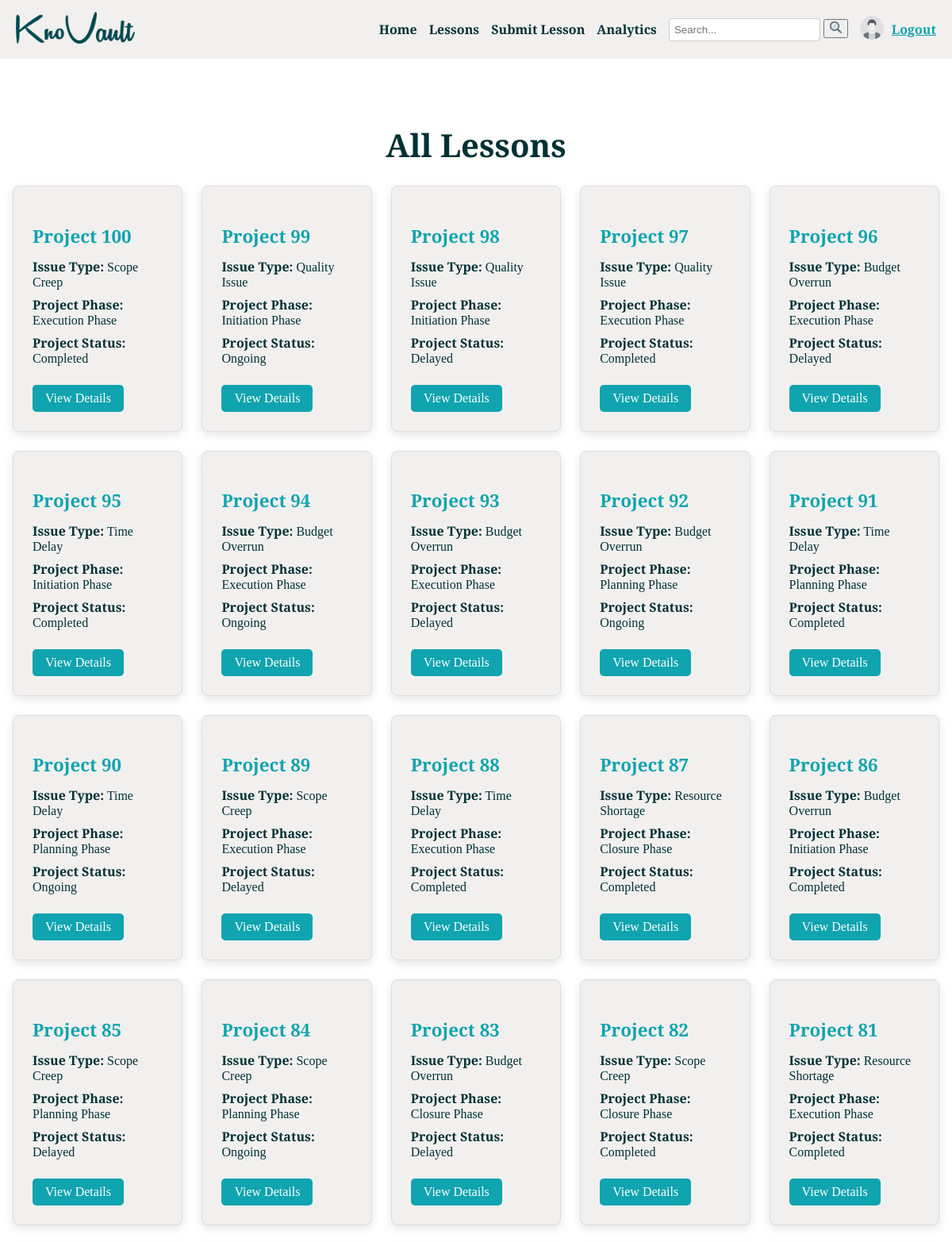
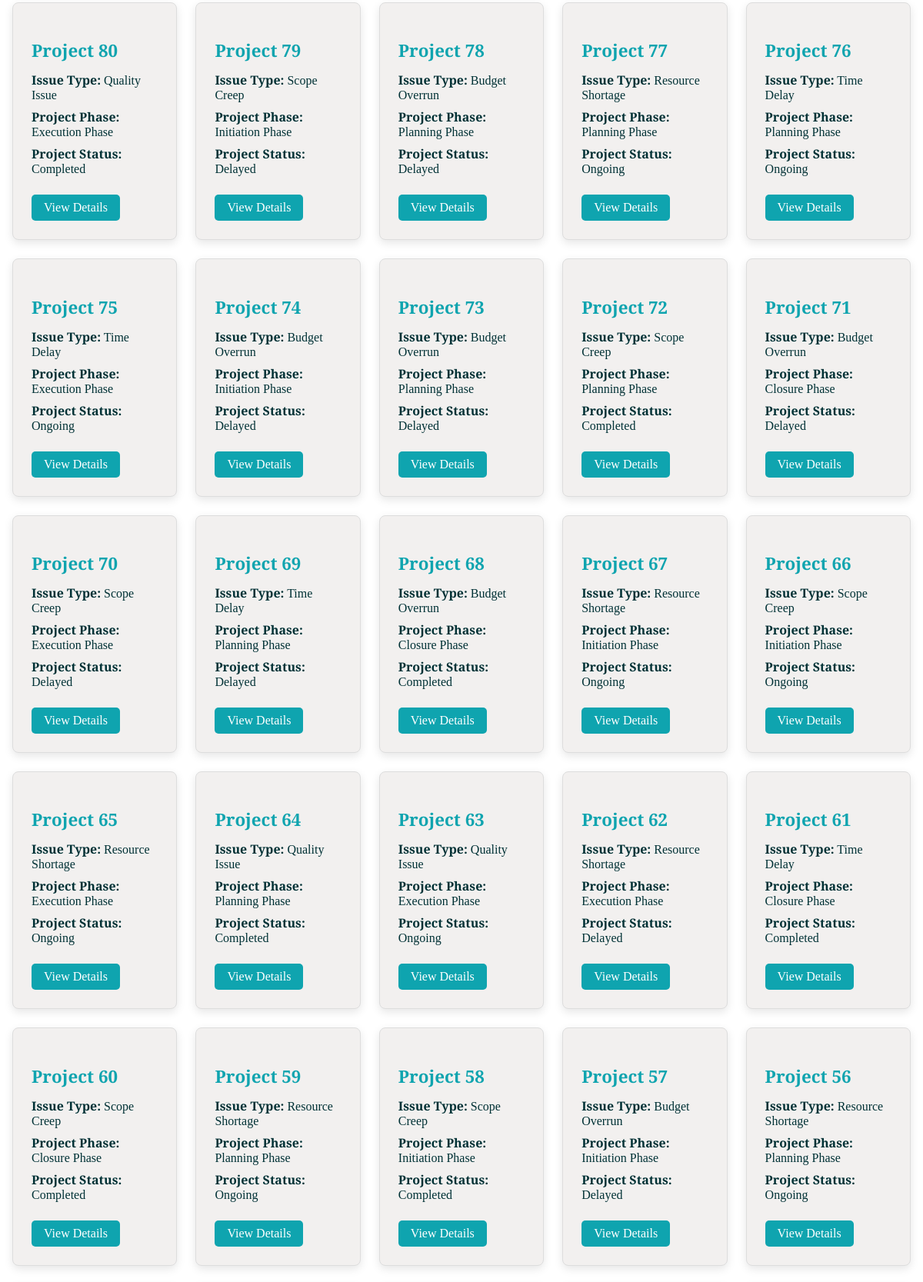
The app's page /lessons (signed in, upper part) with its own data (2 pictures, top to bottom).
### app/models.py (models this page shows, shortened)
class Lesson(db.Model):
    id = db.Column(db.Integer, primary_key=True)
    user_id = db.Column(db.Integer, ForeignKey('user.id', name='fk_lesson_user_id'))
    project_name = db.Column(db.String(100), nullable=False)
    project_phase = db.Column(db.String(50), nullable=False)
    issue_type = db.Column(db.String(50), nullable=False)
    solution = db.Column(db.Text, nullable=False)
    recommendation = db.Column(db.Text, nullable=True)
    tags = db.Column(db.String(100), nullable=True)
    project_description = db.Column(db.Text, nullable=True)
    project_start_date = db.Column(db.DateTime, nullable=True)
    project_end_date = db.Column(db.DateTime, nullable=True)
    project_status = db.Column(db.String(50), nullable=True)  # e.g., "Ongoing", "Completed"
    PROJECT_PHASES = [
        'Initiation Phase',
        'Planning Phase',
        'Execution Phase',
        'Monitoring and Controlling Phase',
        'Closure Phase'
    ]
    ISSUE_TYPES = [
        'Communication Issues',
        'Resource Allocation Issues',
        'Scope Creep',
        'Risk Management',
        'Quality Issues',
        'Stakeholder Alignment',
        'Technical Challenges',
        'Timeline/Deadline Issues',
        'Dependency Management',
        'Budget Overrun',
        'Regulatory or Compliance Issues',
        'Human Resource Issues',
        'Project Governance',
        'Environmental/Social Impact',
        'Others'
    ]
    PROJECT_STATUSES = ['Ongoing', 'Completed', 'On Hold']

### app/main/routes.py (the view)
@main.route('/lessons')
@login_required
def view_lessons():
    lessons = Lesson.query.order_by(Lesson.id.desc()).all()
    return render_template('view_lessons.html', lessons=lessons)

### app/__init__.py (called while the page is built)
@login_manager.user_loader
def load_user(user_id):
    from app.models import User
    return User.query.get(int(user_id))

### app/models.py (called while the page is built)
    @property
    def is_admin(self):
        return self.role == 'admin'

### app/templates/view_lessons.html (shortened to what this page needs)
<!DOCTYPE html>
<html lang="en">
    {% extends "base.html" %}
    {% block content %}
    <div class="view-lessons-container">
        <h2>All Lessons</h2>
        <div class="lessons-grid">
            {% for lesson in lessons %}
            <div class="lesson-card">
                <h3>{{ lesson.project_name }}</h3>
                <p><strong>Issue Type:</strong> {{ lesson.issue_type }}</p>
                <p><strong>Project Phase:</strong> {{ lesson.project_phase }}</p>
                <p><strong>Project Status:</strong> {{ lesson.project_status }}</p>
                <a href="{{ url_for('main.view_lesson', lesson_id=lesson.id) }}" class="view-details-button">View Details</a>
            </div>
            {% endfor %}
        </div>
    </div>
    {% endblock %}

### app/static/style.css (style rules this page uses)
:root { --primary-color: #003135; --secondary-color: #0fa4af; --background-color: #ffffff; --header-background-color: #f2f0ef; }
body { background-color: var(--background-color); color: var(--primary-color); font-family: 'Playfair Display', serif; margin: 0; padding: 0; display: flex; flex-direction: column; min-height: 100vh; }
.lesson-card { background: #f9f9f9; padding: 15px; border: 1px solid #ddd; border-radius: 8px; text-align: left; }
.lesson-card h3 { font-size: 1.4rem; color: var(--secondary-color); margin-bottom: 10px; }
.lesson-card p { font-size: 1rem; margin: 5px 0; }
.view-lessons-container { max-width: 1200px; margin: 2rem auto; padding: 1rem; color: var(--primary-color); text-align: center; }
.view-lessons-container h2 { font-size: 2.5rem; color: var(--primary-color); margin-bottom: 1.5rem; }
.lessons-grid { display: grid; grid-template-columns: repeat(auto-fill, minmax(300px, 1fr)); gap: 1.5rem; }
.lesson-card { background-color: #f2f0ef; padding: 1.5rem; border-radius: 8px; box-shadow: 0 4px 12px rgba(0, 0, 0, 0.1); text-align: left; transition: transform 0.2s; }
.lesson-card h3 { font-size: 1.4rem; color: var(--secondary-color); margin-bottom: 0.75rem; }
.lesson-card p { font-size: 1rem; margin: 0.5rem 0; color: var(--primary-color); }
.view-details-button { display: inline-block; margin-top: 1rem; padding: 8px 16px; background-color: var(--secondary-color); color: white; text-decoration: none; border-radius: 5px; font-size: 1rem; transition: background-color 0.3s ease; }
.lessons-list, .lessons-grid { grid-template-columns: repeat(auto-fill, minmax(200px, 1fr)); }
h1, h2 { text-align: center; color: #003135; }

### records on screen
Lesson: project_name "Project 100", issue_type "Scope Creep", project_phase "Execution Phase", project_status "Completed"
Lesson: project_name "Project 99", issue_type "Quality Issue", project_phase "Initiation Phase", project_status "Ongoing"
Lesson: project_name "Project 98", issue_type "Quality Issue", project_phase "Initiation Phase", project_status "Delayed"
Lesson: project_name "Project 97", issue_type "Quality Issue", project_phase "Execution Phase", project_status "Completed"
Lesson: project_name "Project 96", issue_type "Budget Overrun", project_phase "Execution Phase", project_status "Delayed"
Lesson: project_name "Project 95", issue_type "Time Delay", project_phase "Initiation Phase", project_status "Completed"
Lesson: project_name "Project 94", issue_type "Budget Overrun", project_phase "Execution Phase", project_status "Ongoing"
Lesson: project_name "Project 93", issue_type "Budget Overrun", project_phase "Execution Phase", project_status "Delayed"
Lesson: project_name "Project 92", issue_type "Budget Overrun", project_phase "Planning Phase", project_status "Ongoing"
Lesson: project_name "Project 91", issue_type "Time Delay", project_phase "Planning Phase", project_status "Completed"
Lesson: project_name "Project 90", issue_type "Time Delay", project_phase "Planning Phase", project_status "Ongoing"
Lesson: project_name "Project 89", issue_type "Scope Creep", project_phase "Execution Phase", project_status "Delayed"
Lesson: project_name "Project 88", issue_type "Time Delay", project_phase "Execution Phase", project_status "Completed"
Lesson: project_name "Project 87", issue_type "Resource Shortage", project_phase "Closure Phase", project_status "Completed"
Lesson: project_name "Project 86", issue_type "Budget Overrun", project_phase "Initiation Phase", project_status "Completed"
Lesson: project_name "Project 85", issue_type "Scope Creep", project_phase "Planning Phase", project_status "Delayed"
Lesson: project_name "Project 84", issue_type "Scope Creep", project_phase "Planning Phase", project_status "Ongoing"
Lesson: project_name "Project 83", issue_type "Budget Overrun", project_phase "Closure Phase", project_status "Delayed"
Lesson: project_name "Project 82", issue_type "Scope Creep", project_phase "Closure Phase", project_status "Completed"
Lesson: project_name "Project 81", issue_type "Resource Shortage", project_phase "Execution Phase", project_status "Completed"
Lesson: project_name "Project 80", issue_type "Quality Issue", project_phase "Execution Phase", project_status "Completed"
Lesson: project_name "Project 79", issue_type "Scope Creep", project_phase "Initiation Phase", project_status "Delayed"
Lesson: project_name "Project 78", issue_type "Budget Overrun", project_phase "Planning Phase", project_status "Delayed"
Lesson: project_name "Project 77", issue_type "Resource Shortage", project_phase "Planning Phase", project_status "Ongoing"
Lesson: project_name "Project 76", issue_type "Time Delay", project_phase "Planning Phase", project_status "Ongoing"
Lesson: project_name "Project 75", issue_type "Time Delay", project_phase "Execution Phase", project_status "Ongoing"
Lesson: project_name "Project 74", issue_type "Budget Overrun", project_phase "Initiation Phase", project_status "Delayed"
Lesson: project_name "Project 73", issue_type "Budget Overrun", project_phase "Planning Phase", project_status "Delayed"
Lesson: project_name "Project 72", issue_type "Scope Creep", project_phase "Planning Phase", project_status "Completed"
Lesson: project_name "Project 71", issue_type "Budget Overrun", project_phase "Closure Phase", project_status "Delayed"
Lesson: project_name "Project 70", issue_type "Scope Creep", project_phase "Execution Phase", project_status "Delayed"
Lesson: project_name "Project 69", issue_type "Time Delay", project_phase "Planning Phase", project_status "Delayed"
Lesson: project_name "Project 68", issue_type "Budget Overrun", project_phase "Closure Phase", project_status "Completed"
Lesson: project_name "Project 67", issue_type "Resource Shortage", project_phase "Initiation Phase", project_status "Ongoing"
Lesson: project_name "Project 66", issue_type "Scope Creep", project_phase "Initiation Phase", project_status "Ongoing"
Lesson: project_name "Project 65", issue_type "Resource Shortage", project_phase "Execution Phase", project_status "Ongoing"
Lesson: project_name "Project 64", issue_type "Quality Issue", project_phase "Planning Phase", project_status "Completed"
Lesson: project_name "Project 63", issue_type "Quality Issue", project_phase "Execution Phase", project_status "Ongoing"
Lesson: project_name "Project 62", issue_type "Resource Shortage", project_phase "Execution Phase", project_status "Delayed"
Lesson: project_name "Project 61", issue_type "Time Delay", project_phase "Closure Phase", project_status "Completed"
Lesson: project_name "Project 60", issue_type "Scope Creep", project_phase "Closure Phase", project_status "Completed"
Lesson: project_name "Project 59", issue_type "Resource Shortage", project_phase "Planning Phase", project_status "Ongoing"
Lesson: project_name "Project 58", issue_type "Scope Creep", project_phase "Initiation Phase", project_status "Completed"
Lesson: project_name "Project 57", issue_type "Budget Overrun", project_phase "Initiation Phase", project_status "Delayed"
Lesson: project_name "Project 56", issue_type "Resource Shortage", project_phase "Planning Phase", project_status "Ongoing"
